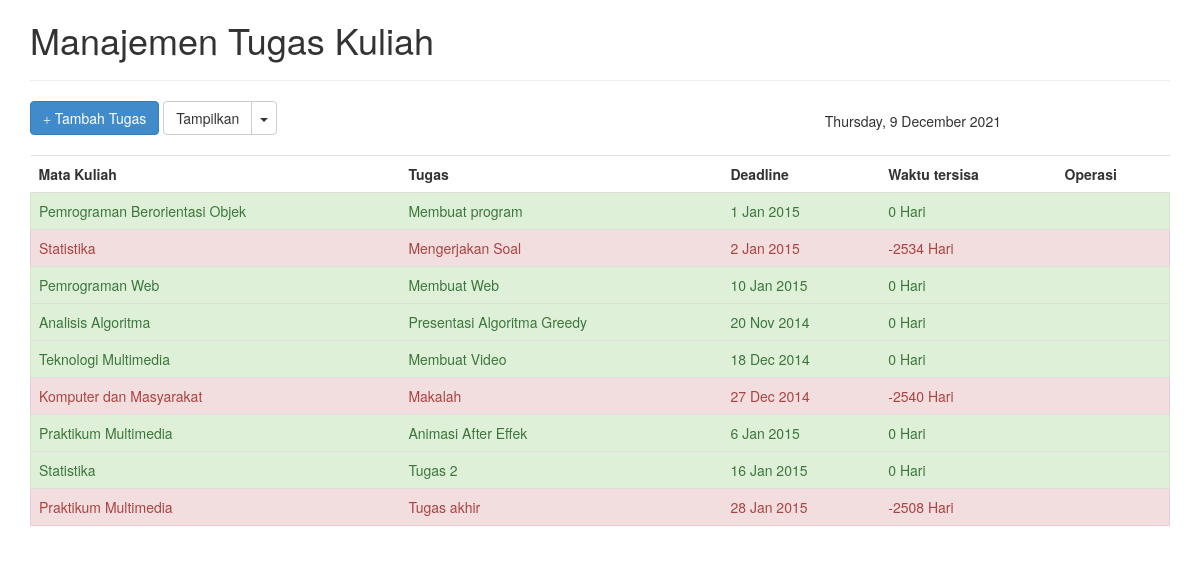
The page / on the database its author committed.
### tables this page shows
CREATE TABLE IF NOT EXISTS `tugas` (
`id` int(5) NOT NULL,
  `matakul` varchar(32) DEFAULT NULL,
  `judul` varchar(64) DEFAULT NULL,
  `deskripsi` text,
  `jenis` int(2) DEFAULT '1' COMMENT '1 = individu, 2 = kelompok',
  `deadline` date DEFAULT NULL,
  `selesai` int(2) DEFAULT '0' COMMENT '0 = belum selesai, 1 = selesai'
);

### tampil.php (the view, shortened to what this page needs)
<?php
$query = mysqli_query($koneksi, "SELECT * FROM tugas;") or die("<b>Error: </b>" . mysqli_error($koneksi));
while($tugas=mysqli_fetch_array($query)){
	$sekarang = time();
    $deadline = strtotime($tugas['deadline']);
    $beda = $deadline - $sekarang;
    $sisa_hari = floor($beda/(60*60*24));
	if(($sisa_hari <= 0) && ($tugas['selesai'] == 0)){
		$bg = "alert alert-danger";
	} elseif ($tugas['selesai'] == 1) {
		$bg = "alert alert-success";
		if($sisa_hari < 0) $sisa_hari = 0;
	} elseif($sisa_hari == 1){
		$bg = "alert alert-warning";
	} else {
		$bg = "";
	}
	echo "<tr class='$bg'>";
	echo "<td>".$tugas['matakul']."</td>";
	echo "<td>".$tugas['judul']."</td>";
	echo "<td>".date("j M Y", strtotime($tugas['deadline']))."</td>";
	echo "<td>$sisa_hari Hari</td>";
	echo "<td>
		<a href='detail.php?id=".$tugas['id']."' class='glyphicon glyphicon-file' title='Lihat Detail'></a>
		<a href='edit.php?id=".$tugas['id']."' class='glyphicon glyphicon-edit' title='Edit'></a>
		<a href='hapus.php?id=".$tugas['id']."' class='glyphicon glyphicon-trash' title='Hapus'></a>
		</td>";
	echo "</tr>";
}
?>

### index.php (shortened to what this page needs)
<!DOCTYPE html>
<html lang="id">
<head>
	<link href='aset/css/bootstrap.css' rel='stylesheet' type='text/css' />
</head>
<body>
<div class="container">
	<header>
	<h1>Manajemen Tugas Kuliah</h1>
	<hr>
	</header>
	<div class="row">
		<div class="col-md-8">
			<nav>
			<a href='#tambah' class='btn btn-primary' data-toggle="modal" data-target="#tambah"><span class='glyphicon glyphicon-plus'></span> Tambah Tugas</a>
			<div class="btn-group">
			<button type="button" class="btn btn-default">Tampilkan</button>
			<button type="button" class="btn btn-default dropdown-toggle" data-toggle="dropdown">
			<span class="caret"></span>
			</button>
			</div>
			</nav>
		</div>
		<div class="col-md-4" style="padding-top: 10px">
		<b class="glyphicon glyphicon-calendar"></b> <?php echo date("l, j F Y"); ?>
		</div>
	</div>
	<br>
	<div class="row">
		<div class="col-md-12">
			<table class="table table-hover">
			<tr><th>Mata Kuliah</th><th>Tugas</th><th>Deadline</th><th>Waktu tersisa</th><th>Operasi</th></tr>
			<?php include("tampil.php"); ?>
			</table>
		</div>
	</div>
	<div class="row">
		<div class="col-md-12">
		</div>
	</div>
</div>
</body>
</html>

### rows shown on the page
tugas: matakul "Pemrograman Berorientasi Objek", judul "Membuat program", deadline "1 Jan 2015", deadline "0"
tugas: matakul "Statistika", judul "Mengerjakan Soal", deadline "2 Jan 2015", deadline "-2534"
tugas: matakul "Pemrograman Web", judul "Membuat Web", deadline "10 Jan 2015", deadline "0"
tugas: matakul "Analisis Algoritma", judul "Presentasi Algoritma Greedy", deadline "20 Nov 2014", deadline "0"
tugas: matakul "Teknologi Multimedia", judul "Membuat Video", deadline "18 Dec 2014", deadline "0"
tugas: matakul "Komputer dan Masyarakat", judul "Makalah", deadline "27 Dec 2014", deadline "-2540"
tugas: matakul "Praktikum Multimedia", judul "Animasi After Effek", deadline "6 Jan 2015", deadline "0"
tugas: matakul "Statistika", judul "Tugas 2", deadline "16 Jan 2015", deadline "0"
tugas: matakul "Praktikum Multimedia", judul "Tugas akhir", deadline "28 Jan 2015", deadline "-2508"
